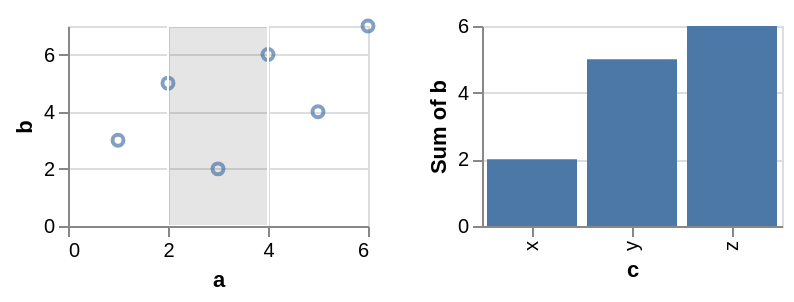

Vega-Lite specification stored for this chart:
### Vega-Lite specification from a JSON file in a GitHub repository (floating-point values rounded to 4 significant figures)
{"$schema": "https://vega.github.io/schema/vega-lite/v6.json", "data": {"values": [{"a": 1, "b": 3, "c": "x", "d": "2020-01-01"}, {"a": 2, "b": 5, "c": "y", "d": "2020-03-01"}, {"a": 3, "b": 2, "c": "x", "d": "2020-06-01"}, {"a": 4, "b": 6, "c": "z", "d": "2020-09-01"}, {"a": 5, "b": 4, "c": "y", "d": "2021-01-01"}, {"a": 6, "b": 7, "c": "z", "d": "2021-04-01"}]}, "hconcat": [{"width": 150, "height": 100, "mark": "point", "encoding": {"x": {"field": "a", "type": "quantitative"}, "y": {"field": "b", "type": "quantitative"}}, "params": [{"name": "brush", "select": {"type": "interval", "encodings": ["x"]}, "value": {"x": [2, 4]}}]}, {"width": 150, "height": 100, "mark": "bar", "encoding": {"x": {"field": "c", "type": "nominal"}, "y": {"field": "b", "type": "quantitative", "aggregate": "sum"}}, "transform": [{"filter": {"param": "brush"}}]}]}
